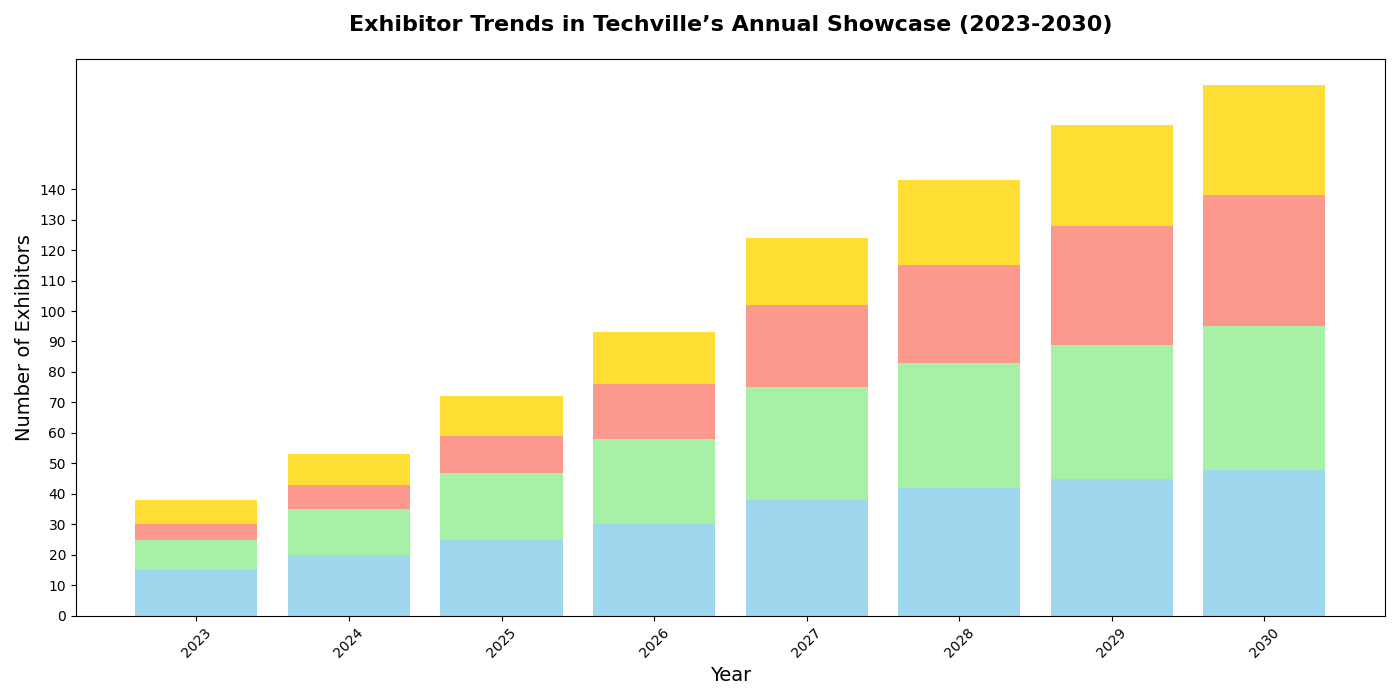

Write Python code to recreate this figure.
import matplotlib.pyplot as plt
import numpy as np

years = np.arange(2023, 2031)
categories = ['Artificial Intelligence', 'Robotics', 'Quantum Computing', 'Cybersecurity']

ai_exhibitors = [15, 20, 25, 30, 38, 42, 45, 48]
robotics_exhibitors = [10, 15, 22, 28, 37, 41, 44, 47]
quantum_exhibitors = [5, 8, 12, 18, 27, 32, 39, 43]
cybersecurity_exhibitors = [8, 10, 13, 17, 22, 28, 33, 36]

robotics_cumulative = np.array(ai_exhibitors) + np.array(robotics_exhibitors)
quantum_cumulative = robotics_cumulative + np.array(quantum_exhibitors)
cybersecurity_cumulative = quantum_cumulative + np.array(cybersecurity_exhibitors)

fig, ax = plt.subplots(figsize=(14, 7))

ax.bar(years, ai_exhibitors, color='skyblue', alpha=0.8)
ax.bar(years, robotics_exhibitors, bottom=ai_exhibitors, color='lightgreen', alpha=0.8)
ax.bar(years, quantum_exhibitors, bottom=robotics_cumulative, color='salmon', alpha=0.8)
ax.bar(years, cybersecurity_exhibitors, bottom=quantum_cumulative, color='gold', alpha=0.8)

ax.set_title('Exhibitor Trends in Techville’s Annual Showcase (2023-2030)', fontsize=16, fontweight='bold', pad=20)
ax.set_xlabel('Year', fontsize=14)
ax.set_ylabel('Number of Exhibitors', fontsize=14)

ax.set_xticks(years)
ax.set_xticklabels(years, rotation=45)
ax.set_yticks(np.arange(0, 150, step=10))

plt.tight_layout()
plt.show()
